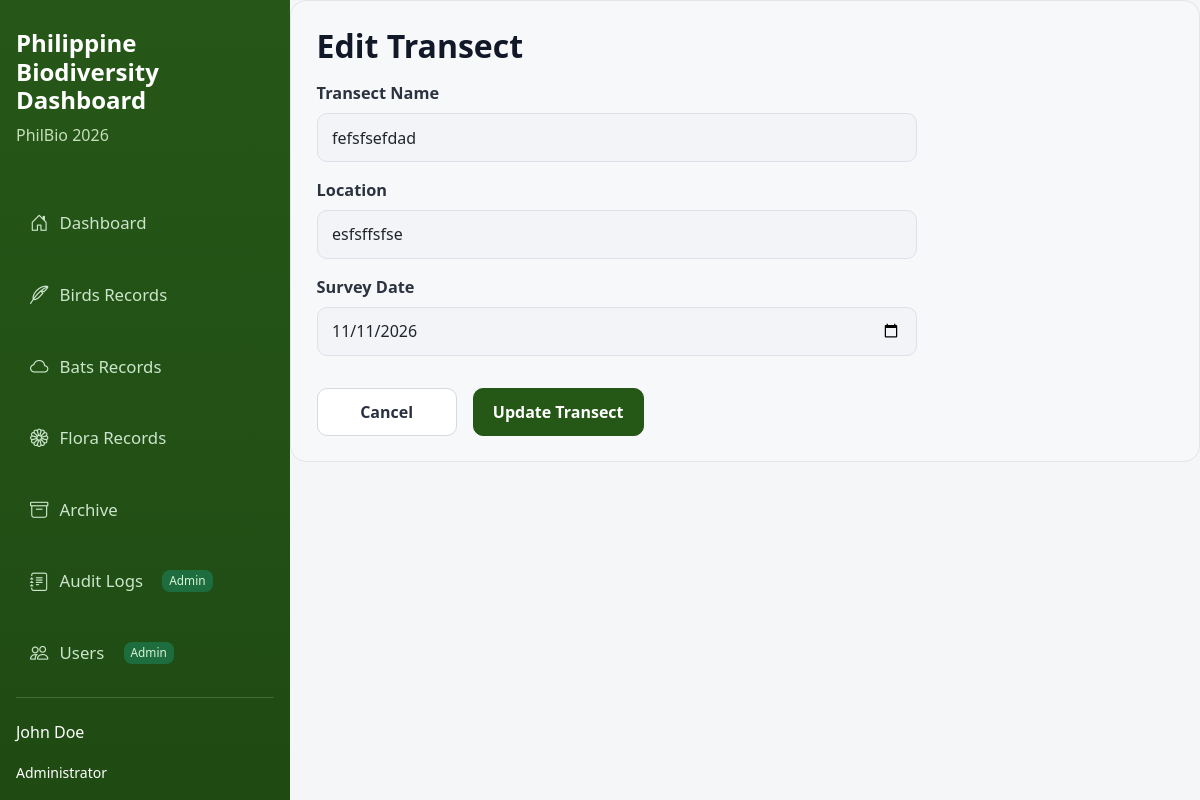
The page /phildata/edit_transect.php?id=2 on the database its author committed.
### tables this page shows
CREATE TABLE `bird_transects` (
  `transect_id` int(11) NOT NULL COMMENT 'Unique ID for each transect survey',
  `transect_name` varchar(255) DEFAULT NULL COMMENT 'Name or label of transect',
  `location` varchar(255) DEFAULT NULL COMMENT 'Survey location',
  `survey_date` date DEFAULT NULL COMMENT 'Date when transect was conducted'
);

### phildata/edit_transect.php (the view, shortened to what this page needs)
<?php
include 'db_connect.php';
$id = (int)($_GET['id'] ?? 0);
$stmt = $pdo->prepare("SELECT * FROM bird_transects WHERE transect_id=:id");
$stmt->execute([':id'=>$id]);
$r = $stmt->fetch();
?>
<!DOCTYPE html>
<html lang="en">
<head>
    <link href="https://cdn.jsdelivr.net/npm/bootstrap@5.3.0/dist/css/bootstrap.min.css" rel="stylesheet">
    <link href="https://cdn.jsdelivr.net/npm/bootstrap-icons@1.11.3/font/bootstrap-icons.css" rel="stylesheet">
    <link href="style.css" rel="stylesheet">
</head>
<body>
    <div class="d-flex">
        <?php $activePage = 'transects'; include 'sidebar.php'; ?>
        <main class="flex-grow-1 main-content">
            <section class="birds-card">
                <div class="birds-card-head">
                    <h2>Edit Transect</h2>
                </div>
                <form method="post" class="edit-form">
                    <div class="mb-3">
                        <label class="form-label" for="transectName">Transect Name</label>
                        <input id="transectName" class="form-control" name="transect_name" value="<?= htmlspecialchars($r['transect_name']) ?>" required>
                    </div>
                    <div class="mb-3">
                        <label class="form-label" for="location">Location</label>
                        <input id="location" class="form-control" name="location" value="<?= htmlspecialchars($r['location']) ?>" required>
                    </div>
                    <div class="mb-4">
                        <label class="form-label" for="surveyDate">Survey Date</label>
                        <input id="surveyDate" class="form-control" type="date" name="survey_date" value="<?= htmlspecialchars($r['survey_date']) ?>" required>
                    </div>
                    <div class="form-actions">
                        <a class="btn btn-light" href="transect.php">Cancel</a>
                        <button type="submit" class="btn btn-success">Update Transect</button>
                    </div>
                </form>
            </section>
        </main>
    </div>
</body>
</html>

### phildata/style.css (style rules this page uses)
body { background-color: #f5f6f8; font-family: "Segoe UI", Tahoma, Geneva, Verdana, sans-serif; color: #1d2433; }
.main-content { background: #f5f6f8; }
.birds-card { background: #f7f8fa; border: 1px solid #e2e5ea; border-radius: 16px; padding: 1.6rem; }
.birds-card-head { display: flex; justify-content: space-between; align-items: center; margin-bottom: 1rem; }
.birds-card-head h2 { font-size: 2rem; margin: 0; font-weight: 700; color: #111827; }
.edit-form { max-width: 600px; }
.edit-form .form-label { font-size: 1.02rem; font-weight: 600; color: #2b3340; margin-bottom: 0.5rem; }
.edit-form .form-control, .edit-form .form-select { border: 1px solid #dde1e7; background: #f2f4f7; min-height: 44px; border-radius: 10px; font-size: 1rem; padding: 0.7rem 0.9rem; }
.form-actions { display: flex; justify-content: flex-start; gap: 1rem; margin-top: 2rem; }
.form-actions .btn { min-width: 140px; font-weight: 600; border-radius: 10px; padding: 0.7rem 1.2rem; }
.form-actions .btn-light { border: 1px solid #d6dae0; background: #ffffff; color: #293140; }
.form-actions .btn-success { background-color: #255716; border-color: #255716; color: #ffffff; }

### rows shown on the page
bird_transects: transect_name "fefsfsefdad", location "esfsffsfse", survey_date "11/11/2026"
